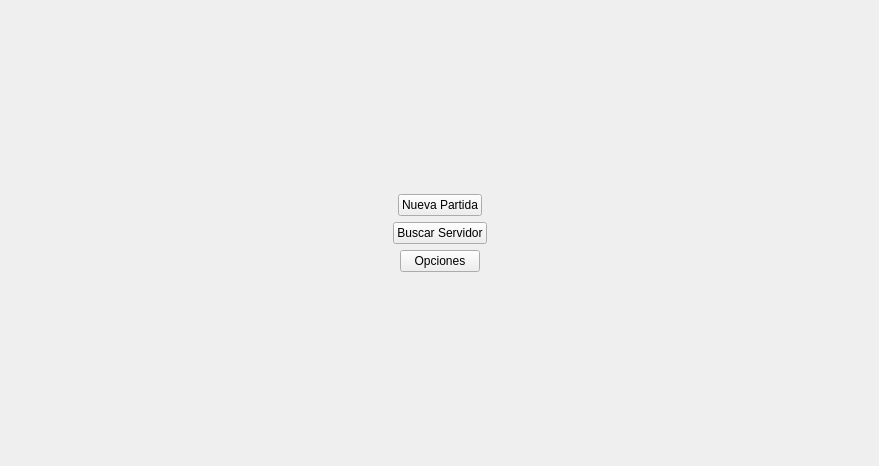
<?xml version="1.0" encoding="UTF-8"?>
<ui version="4.0">
 <class>MainWindow</class>
 <widget class="QMainWindow" name="MainWindow">
  <property name="geometry">
   <rect>
    <x>0</x>
    <y>0</y>
    <width>879</width>
    <height>466</height>
   </rect>
  </property>
  <property name="windowTitle">
   <string>MainWindow</string>
  </property>
  <widget class="QWidget" name="centralWidget">
   <layout class="QGridLayout" name="gridLayout">
    <item row="0" column="0">
     <layout class="QVBoxLayout" name="verticalLayout_2">
      <item>
       <spacer name="verticalSpacer">
        <property name="orientation">
         <enum>Qt::Vertical</enum>
        </property>
        <property name="sizeHint" stdset="0">
         <size>
          <width>20</width>
          <height>40</height>
         </size>
        </property>
       </spacer>
      </item>
      <item>
       <layout class="QVBoxLayout" name="verticalLayout">
        <item>
         <layout class="QHBoxLayout" name="horizontalLayout">
          <item>
           <spacer name="horizontalSpacer_2">
            <property name="orientation">
             <enum>Qt::Horizontal</enum>
            </property>
            <property name="sizeHint" stdset="0">
             <size>
              <width>40</width>
              <height>20</height>
             </size>
            </property>
           </spacer>
          </item>
          <item>
           <widget class="QPushButton" name="botonNuevaPartida">
            <property name="whatsThis">
             <string>&lt;html&gt;&lt;head/&gt;&lt;body&gt;&lt;p&gt;&lt;br/&gt;&lt;/p&gt;&lt;/body&gt;&lt;/html&gt;</string>
            </property>
            <property name="text">
             <string>Nueva Partida</string>
            </property>
           </widget>
          </item>
          <item>
           <spacer name="horizontalSpacer">
            <property name="orientation">
             <enum>Qt::Horizontal</enum>
            </property>
            <property name="sizeHint" stdset="0">
             <size>
              <width>40</width>
              <height>20</height>
             </size>
            </property>
           </spacer>
          </item>
         </layout>
        </item>
        <item>
         <layout class="QHBoxLayout" name="horizontalLayout_2">
          <item>
           <spacer name="horizontalSpacer_4">
            <property name="orientation">
             <enum>Qt::Horizontal</enum>
            </property>
            <property name="sizeHint" stdset="0">
             <size>
              <width>40</width>
              <height>20</height>
             </size>
            </property>
           </spacer>
          </item>
          <item>
           <widget class="QPushButton" name="botonBuscarServidor">
            <property name="text">
             <string>Buscar Servidor</string>
            </property>
           </widget>
          </item>
          <item>
           <spacer name="horizontalSpacer_3">
            <property name="orientation">
             <enum>Qt::Horizontal</enum>
            </property>
            <property name="sizeHint" stdset="0">
             <size>
              <width>40</width>
              <height>20</height>
             </size>
            </property>
           </spacer>
          </item>
         </layout>
        </item>
        <item>
         <layout class="QHBoxLayout" name="horizontalLayout_3">
          <item>
           <spacer name="horizontalSpacer_6">
            <property name="orientation">
             <enum>Qt::Horizontal</enum>
            </property>
            <property name="sizeHint" stdset="0">
             <size>
              <width>40</width>
              <height>20</height>
             </size>
            </property>
           </spacer>
          </item>
          <item>
           <widget class="QPushButton" name="botonOpciones">
            <property name="text">
             <string>Opciones</string>
            </property>
           </widget>
          </item>
          <item>
           <spacer name="horizontalSpacer_5">
            <property name="orientation">
             <enum>Qt::Horizontal</enum>
            </property>
            <property name="sizeHint" stdset="0">
             <size>
              <width>40</width>
              <height>20</height>
             </size>
            </property>
           </spacer>
          </item>
         </layout>
        </item>
       </layout>
      </item>
      <item>
       <spacer name="verticalSpacer_2">
        <property name="orientation">
         <enum>Qt::Vertical</enum>
        </property>
        <property name="sizeHint" stdset="0">
         <size>
          <width>20</width>
          <height>40</height>
         </size>
        </property>
       </spacer>
      </item>
     </layout>
    </item>
   </layout>
  </widget>
 </widget>
 <layoutdefault spacing="6" margin="11"/>
 <resources/>
 <connections/>
</ui>
